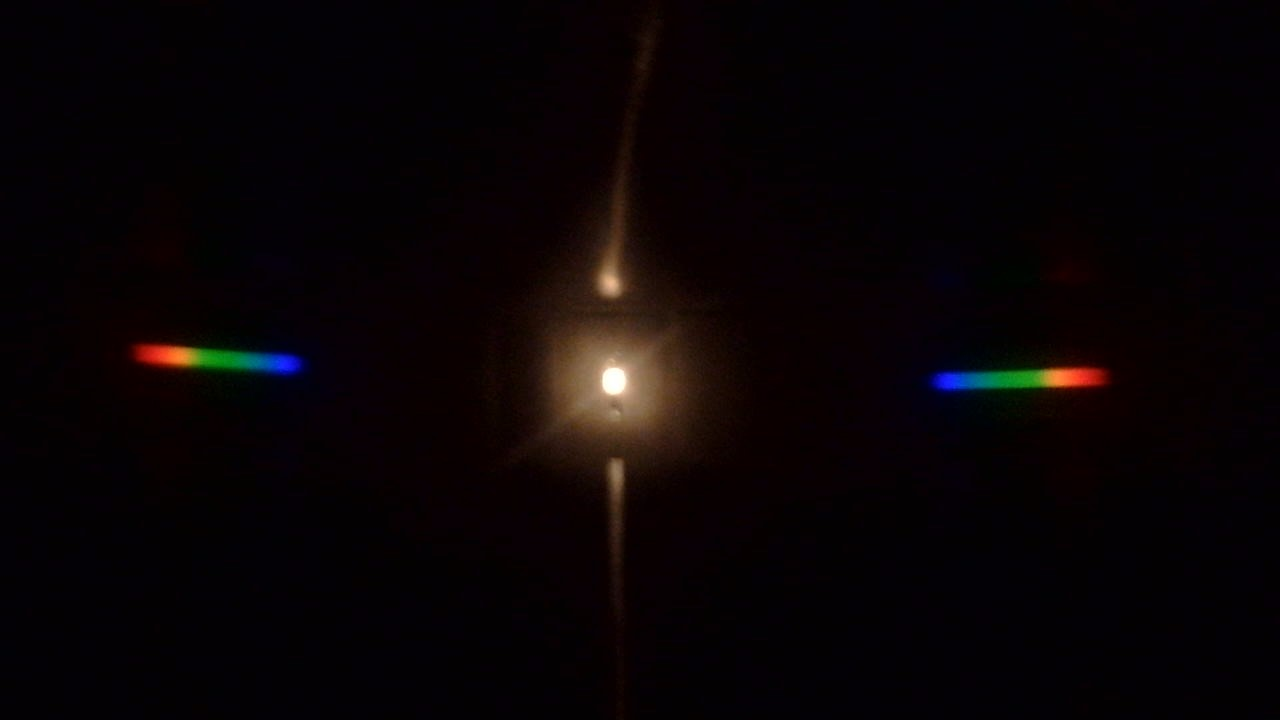
#> input picture Spectrometer-master/Sample.jpg, 1280 x 720 px
$ python spect.py
#> lines starting #> are read from the running program, lines starting #| are printed output that depends on the picture
import cv2
import numpy as np
import matplotlib.pyplot as plt
from scipy.signal import find_peaks

elements = {
    'Fe³⁺': [480, 530],
    'Fe²⁺': [510, 560],
    'Mn²⁺': [520, 580],
    'Cu²⁺': [600, 700],
    'Ni²⁺': [395, 430],
    'Cr³⁺': [570, 620],
    'Co²⁺': [490, 510],
    'Pb²⁺': [510],
    'MnO₄⁻': [525],
    'Cr₂O₇²⁻': [450, 500],
    'Ti³⁺': [500, 600],
    'CuCl₄²⁻': [600, 700],
    'AsO₄³⁻': [500, 600],
    'NO₂⁻': [450, 500],
    'I⁻': [550, 590],
    'SO₄²⁻': [500, 600]
}

def check(elements, peaks, thresh):
    """Check if detected peaks match element reference peaks within a threshold."""
    for element, ref_peaks in elements.items():
        if isinstance(ref_peaks, list):
            match = all(
                any(abs(peak - ref) <= thresh for ref in ref_peaks) for peak in peaks
            )
        else:
            match = any(abs(peak - ref_peaks) <= thresh for peak in peaks)

        if match:
            print(f"{element}: Match found")
        else:
            print(f"{element}: No match")

def graph(simg):
    """Process the spectrum image and visualize detected peaks."""
#> called with simg = 'Sample.jpg'
    image = cv2.imread(simg, cv2.IMREAD_GRAYSCALE)
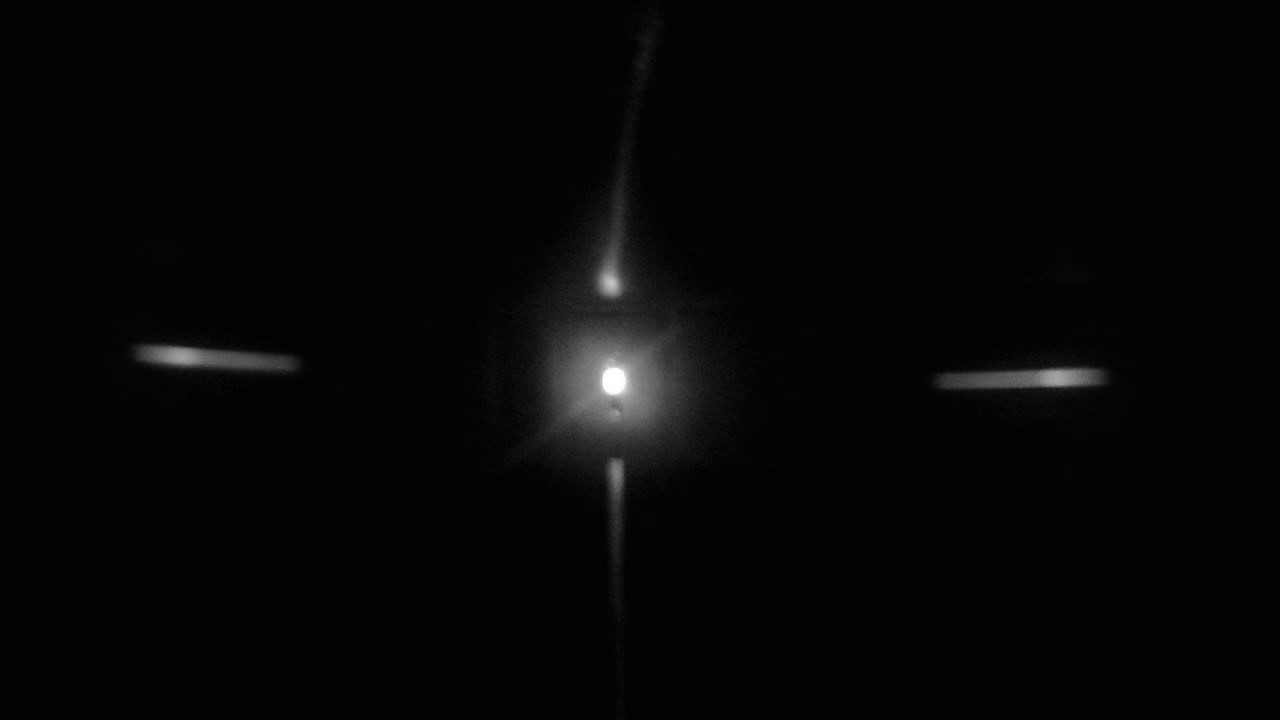
#> image: shape (720, 1280); min 0, max 255, mean 5.5
    if image is None:
        print(f"Error: Unable to load the image '{simg}'. Check the file path or file integrity.")
        return

    pixel_positions = np.arange(0, image.shape[1])
#> pixel_positions = 1280 values from 0 to 1279
    calibration_factor = 2.9  # Calibration factor for converting pixels to wavelength
    wavelengths = pixel_positions * calibration_factor
#> wavelengths = 1280 values from 0 to 3709.1

    # Extract the spectrum
    spectrum = np.sum(image, axis=0)  # Sum along columns
#> spectrum = 1280 values, max 35791 at index 616, min 1448 at index 5, mean 3947

    # Detect peaks
    peaks, _ = find_peaks(spectrum, height=10, threshold=5, distance=5)
#> peaks = 33 values from 123 to 1065
    detected_wavelengths = wavelengths[peaks]
#> detected_wavelengths = 33 values from 356.7 to 3088.5

    print("Detected Wavelengths:", detected_wavelengths)
#| Detected Wavelengths: [ 356.7  516.2  594.5  623.5  655.4  672.8  710.5  725.   739.5  812.
#|  1290.5 1365.9 1429.7 1786.4 2038.7 2085.1 2137.3 2209.8 2421.5 2447.6
#|  2647.7 2673.8 2752.1 2766.6 2804.3 2842.  2882.6 2897.1 2920.3 2943.5
#|  3056.6 3074.  3088.5]

    # Plot the spectrum
    plt.style.use('Solarize_Light2')
    plt.figure(figsize=(10, 5))
    plt.plot(wavelengths, spectrum, color='b', linewidth=2)
    plt.scatter(detected_wavelengths, spectrum[peaks], color='red', label='Detected Peaks')
    plt.xlabel('Wavelength (nm)')
    plt.ylabel('Intensity')
    plt.title('Wavelength Spectrum')
    plt.legend()
    plt.grid(True)
    plt.show()
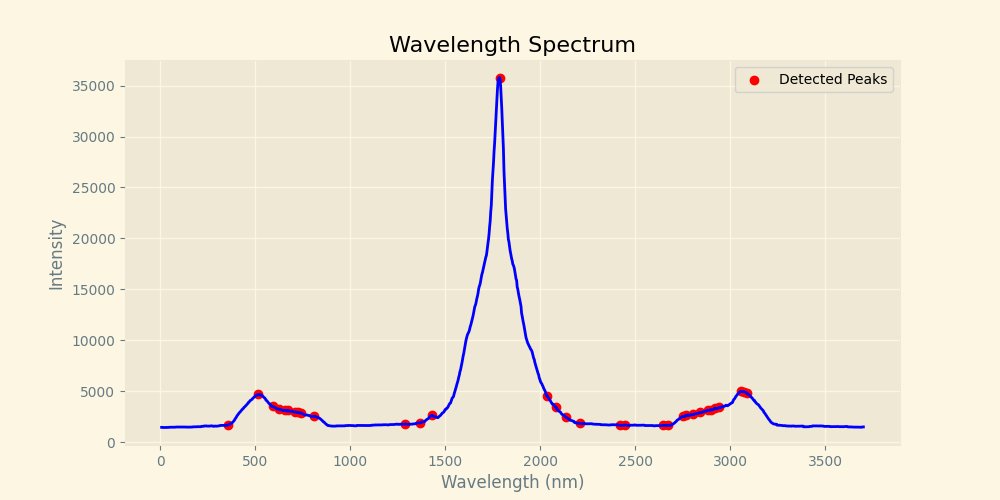
#> figure drawn by matplotlib, 1 panel; curve peaks at x = 1786.4, y = 35791

    # Check detected wavelengths against element reference ranges
    check(elements, detected_wavelengths, 10)

    # Plot zoomed-in views for each element
    fig, ax = plt.subplots(4, 4, figsize=(15, 15))
    ax = ax.flatten()
    for i, (element, ref_peaks) in enumerate(elements.items()):
        mini, maxi = min(ref_peaks) - 50, max(ref_peaks) + 50
        ax[i].plot(wavelengths, spectrum, color='b', linewidth=2)
        ax[i].set_xlim([mini, maxi])
        for ref in ref_peaks:
            ax[i].axvline(x=ref, color='red', linestyle='dashed')
        ax[i].set_title(element)
#> this loop made 16 passes
#> (element, ref_peaks, mini, maxi) on passes 1 to 12: ('Fe³⁺', [480, 530], 430, 580), ('Fe²⁺', [510, 560], 460, 610), ('Mn²⁺', [520, 580], 470, 630), ('Cu²⁺', [600, 700], 550, 750), ('Ni²⁺', [395, 430], 345, 480), ('Cr³⁺', [570, 620], 520, 670), ('Co²⁺', [490, 510], 440, 560), ('Pb²⁺', [510], 460, 560), ('MnO₄⁻', [525], 475, 575), ('Cr₂O₇²⁻', [450, 500], 400, 550), ('Ti³⁺', [500, 600], 450, 650), ('CuCl₄²⁻', [600, 700], 550, 750)

    plt.tight_layout()
    plt.show()
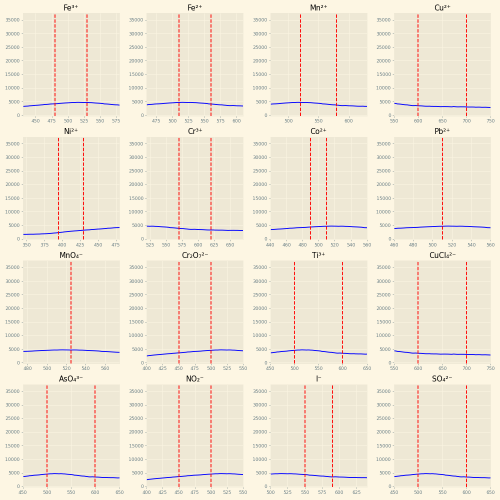
#> figure drawn by matplotlib, 16 panels; panel 1: curve peaks at x = 1786.4, y = 35791; panel 2: curve peaks at x = 1786.4, y = 35791; panel 3: curve peaks at x = 1786.4, y = 35791; panel 4: curve peaks at x = 1786.4, y = 35791

# Example usage
graph('Sample.jpg')
